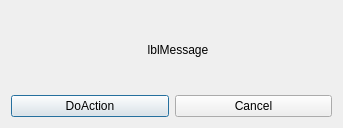
<?xml version="1.0" encoding="UTF-8"?>
<ui version="4.0">
 <class>PoweroffDialog</class>
 <widget class="QDialog" name="PoweroffDialog">
  <property name="windowModality">
   <enum>Qt::ApplicationModal</enum>
  </property>
  <property name="geometry">
   <rect>
    <x>0</x>
    <y>0</y>
    <width>343</width>
    <height>128</height>
   </rect>
  </property>
  <property name="windowTitle">
   <string>MystiQ</string>
  </property>
  <layout class="QVBoxLayout" name="verticalLayout">
   <item>
    <layout class="QHBoxLayout" name="horizontalLayout_2">
     <item>
      <widget class="QLabel" name="label">
       <property name="sizePolicy">
        <sizepolicy hsizetype="Fixed" vsizetype="Preferred">
         <horstretch>0</horstretch>
         <verstretch>0</verstretch>
        </sizepolicy>
       </property>
       <property name="text">
        <string notr="true"/>
       </property>
       <property name="pixmap">
        <pixmap resource="../images.qrc">:/app/icons/mystiq_64x64.png</pixmap>
       </property>
       <property name="scaledContents">
        <bool>false</bool>
       </property>
      </widget>
     </item>
     <item>
      <widget class="QLabel" name="lblMessage">
       <property name="text">
        <string notr="true">lblMessage</string>
       </property>
       <property name="alignment">
        <set>Qt::AlignCenter</set>
       </property>
      </widget>
     </item>
    </layout>
   </item>
   <item>
    <layout class="QHBoxLayout" name="horizontalLayout">
     <item>
      <widget class="QPushButton" name="btnExecute">
       <property name="text">
        <string notr="true">DoAction</string>
       </property>
       <property name="icon">
        <iconset theme="ok">
         <normaloff>.</normaloff>.</iconset>
       </property>
      </widget>
     </item>
     <item>
      <widget class="QPushButton" name="btnCancel">
       <property name="text">
        <string>Cancel</string>
       </property>
       <property name="icon">
        <iconset resource="../images.qrc">
         <normaloff>:/actions/icons/dialog_cancel.png</normaloff>:/actions/icons/dialog_cancel.png</iconset>
       </property>
      </widget>
     </item>
    </layout>
   </item>
  </layout>
 </widget>
 <resources>
  <include location="../images.qrc"/>
 </resources>
 <connections/>
</ui>
